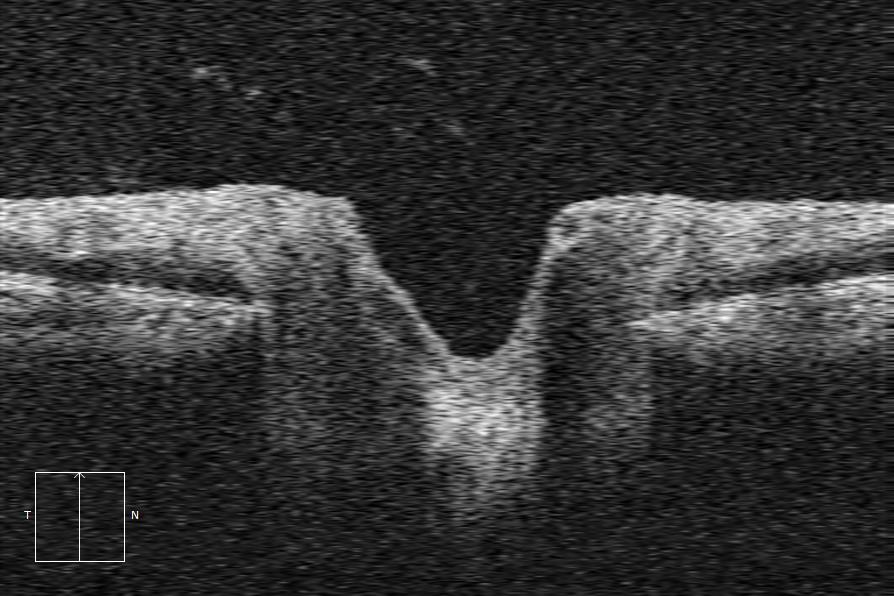
#> input picture Images/_CS1.jpeg, 894 x 596 px, found by its file name; its folder holds only this picture in this run
$ python CrossSec.py
#> lines starting #> are read from the running program, lines starting #| are printed output that depends on the picture; after the words box and inside, x2 and y2 are one past the last pixel; in counts of white or black regions, pixels touching at a corner belong together
import os
import cv2
import time
import math
import random
import argparse
import numpy as np
import numpy.matlib as npmatlib
import matplotlib.pyplot as plt
from PIL import Image, ImageFilter
import statistics as stat
from skimage import io
from skimage import data
from skimage import color
from skimage.color import rgb2gray
from skimage.filters import gaussian
from skimage.measure import regionprops
from skimage.segmentation import active_contour
from skimage.filters import meijering, sato, frangi, hessian
from scipy.ndimage.filters import uniform_filter
from scipy.ndimage.measurements import variance

def nothing(x):
    pass

def write_image(path, img):
    # img = img*(2**16-1)
    # img = img.astype(np.uint16)
    img = img.astype(np.uint8)
    cv2.imwrite(path,img)
    # Convert the scale (values range) of the image
    img = cv2.convertScaleAbs(img, alpha=(255.0))
    # Save file
    plt.savefig(path, bbox_inches='tight')#, img, format = 'png')

def threshold_tb(image, threshold = 110, th_type = 3):
    alpha = 100
    beta = 00
    s = 0
    threshold = 125

    """
    cv2.namedWindow('Contrast')
    # create trackbars for color change
    cv2.createTrackbar('alpha','Contrast', alpha, 255, nothing)
    cv2.createTrackbar('beta','Contrast', beta, 255, nothing)
    cv2.createTrackbar('Threshold','Contrast', threshold, 255, nothing)
    cv2.createTrackbar('Type','Contrast', th_type, 4, nothing)
    # create switch for ON/OFF functionality
    cv2.createTrackbar('Switch', 'Contrast', s, 1, nothing)
    # get current positions of four trackbars
    while(s == 0):
        alpha = cv2.getTrackbarPos('alpha','Contrast')
        beta = cv2.getTrackbarPos('beta','Contrast')
        threshold = cv2.getTrackbarPos('Threshold','Contrast')
        th_type = cv2.getTrackbarPos('Type','Contrast')
        s = cv2.getTrackbarPos('Switch','Contrast')

        _, dst = cv2.threshold(image, 70, 255, 3)
        i = cv2.convertScaleAbs(dst, alpha=alpha/100, beta=-1*beta)
        cv2.imshow('i',i)

        clahe = cv2.createCLAHE(clipLimit=2.0, tileGridSize=(15,15))
        #i = clahe.apply(i)

        _, t = cv2.threshold(i, threshold, 255, 0)
        cv2.imshow('Threshold', t)

        k = cv2.waitKey(1) & 0xFF
        if k == 27:
            break
    """
    i = cv2.convertScaleAbs(image, alpha=alpha/100, beta=-1*beta)
    _, dst = cv2.threshold(i, threshold, 255, th_type)

    #cv2.destroyAllWindows()

    return dst

def load_images_from_folder(folder):
    images = []
    for filename in os.listdir(folder):
        img = cv2.imread(os.path.join(folder,filename))
        if img is not None:
            images.append(img)
    return images

if __name__=="__main__":

    # Image files location
    location1 = 'Documents\GitHub\Optic_Disk\Images\_CS'
    # Loop through all the images

    for i in range(1, 29):

        image1 = location1 + str(i) + '.jpeg'    # Filename
        #image2 = location2 + str(i) + '.jpg'    # Filename
        img1 = cv2.imread(image1,0)              # Read image
#> img1: shape (596, 894); min 0, max 255, mean 53.3
        #img2 = cv2.imread(image2,0)             # Read image
        #img1 = cv2.medianBlur(img1,3)
        img1 = cv2.GaussianBlur(img1,(5,5),0)
        #img1 = cv2.blur(img1,(15,15))
        img = img1.copy()
        image = img.copy()

        thresh = threshold_tb(img1)
#> in threshold_tb, `_, dst = cv2.threshold(i, threshold, 255, th_type)`:
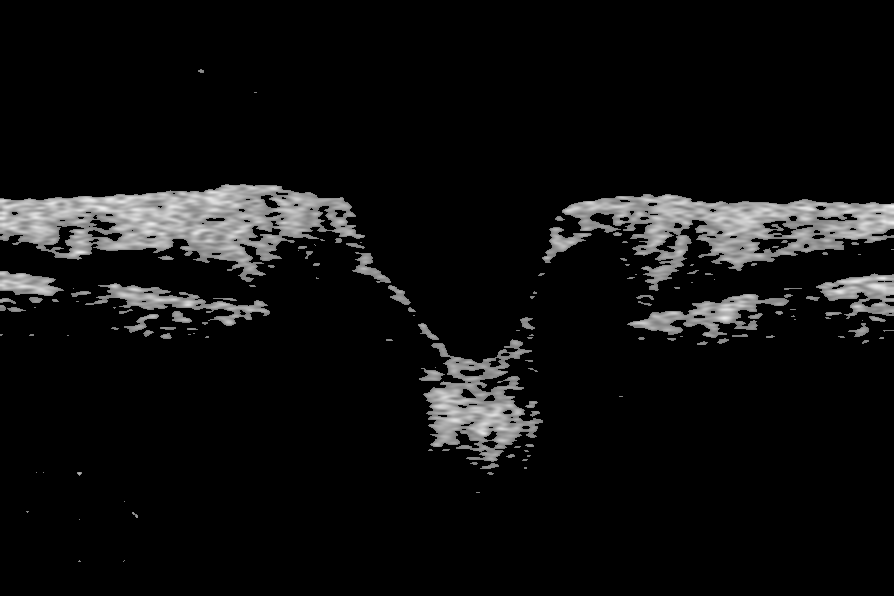
#> dst: shape (596, 894); min 0, max 242, mean 15.4

        height, width = img.shape[0:2]
#> height = 596; width = 894
        pivot = np.zeros((width,1))
#> pivot = 894 values from 0 to 0
        for b in range(width):
            for a in range(height):
                if thresh[a,b] > 200:
                    pivot[b] = a
                    break

        maximum = np.amax(pivot)
#> maximum = 429
        for a in range(width):
            if pivot[a] == maximum:
                maxpos = a
                break

        partl = thresh.copy()

        #cv2.imshow('1-bef',partl)
        #cv2.imshow('r',partr)

        for b in range(width):
            fl = 0
            for a in range(height):
                if partl[a,b] > 200:
                    fl = fl + 1
                if partl[a,b] < 10 and fl < 20:
                    partl[a,b] = 255
                if fl > 20:
                    break
            fl = 0
            for a in range(height):
                if partl[a,b] < 10:
                    fl = fl + 1
                if partl[a,b] > 200 and fl < 20:
                    partl[a,b] = 0
                if fl > 20:
                    break
            fl = 0
            for a in range(height):
                if partl[a,b] > 200 and fl < 20:
                    fl = fl + 1
                    continue
                partl[a,b] = 0
#> partl: shape (596, 894); 9.68% of pixels changed, all inside (x1, y1, x2, y2) = (0, 69, 894, 562)

        partr = partl.copy()

        for a in range(width):
            if a > 0.6*maxpos:
                partl[:, a] = 0
            if a < 1.4*maxpos:
                partr[:, a] = 0
#> (the run stopped early here; a loop or call above may not have finished)
